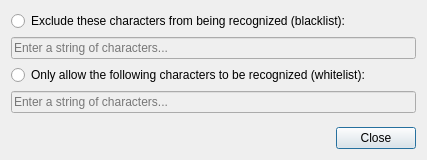
<?xml version="1.0" encoding="UTF-8"?>
<ui version="4.0">
 <class>CharacterListDialog</class>
 <widget class="QDialog" name="CharacterListDialog">
  <property name="geometry">
   <rect>
    <x>0</x>
    <y>0</y>
    <width>427</width>
    <height>160</height>
   </rect>
  </property>
  <property name="windowTitle">
   <string>Character whitelist / blacklist</string>
  </property>
  <layout class="QVBoxLayout" name="verticalLayout">
   <item>
    <widget class="QRadioButton" name="radioButtonBlacklist">
     <property name="text">
      <string>Exclude these characters from being recognized (blacklist):</string>
     </property>
     <attribute name="buttonGroup">
      <string notr="true">buttonGroup</string>
     </attribute>
    </widget>
   </item>
   <item>
    <widget class="QLineEdit" name="lineEditBlacklist">
     <property name="enabled">
      <bool>false</bool>
     </property>
     <property name="placeholderText">
      <string>Enter a string of characters...</string>
     </property>
    </widget>
   </item>
   <item>
    <widget class="QRadioButton" name="radioButtonWhitelist">
     <property name="text">
      <string>Only allow the following characters to be recognized (whitelist):</string>
     </property>
     <attribute name="buttonGroup">
      <string notr="true">buttonGroup</string>
     </attribute>
    </widget>
   </item>
   <item>
    <widget class="QLineEdit" name="lineEditWhitelist">
     <property name="enabled">
      <bool>false</bool>
     </property>
     <property name="placeholderText">
      <string>Enter a string of characters...</string>
     </property>
    </widget>
   </item>
   <item>
    <spacer name="verticalSpacer">
     <property name="orientation">
      <enum>Qt::Vertical</enum>
     </property>
     <property name="sizeHint" stdset="0">
      <size>
       <width>20</width>
       <height>40</height>
      </size>
     </property>
    </spacer>
   </item>
   <item>
    <widget class="QDialogButtonBox" name="buttonBox">
     <property name="orientation">
      <enum>Qt::Horizontal</enum>
     </property>
     <property name="standardButtons">
      <set>QDialogButtonBox::Close</set>
     </property>
    </widget>
   </item>
  </layout>
 </widget>
 <resources/>
 <connections>
  <connection>
   <sender>buttonBox</sender>
   <signal>accepted()</signal>
   <receiver>CharacterListDialog</receiver>
   <slot>accept()</slot>
   <hints>
    <hint type="sourcelabel">
     <x>248</x>
     <y>254</y>
    </hint>
    <hint type="destinationlabel">
     <x>157</x>
     <y>274</y>
    </hint>
   </hints>
  </connection>
  <connection>
   <sender>buttonBox</sender>
   <signal>rejected()</signal>
   <receiver>CharacterListDialog</receiver>
   <slot>reject()</slot>
   <hints>
    <hint type="sourcelabel">
     <x>316</x>
     <y>260</y>
    </hint>
    <hint type="destinationlabel">
     <x>286</x>
     <y>274</y>
    </hint>
   </hints>
  </connection>
 </connections>
 <buttongroups>
  <buttongroup name="buttonGroup">
   <property name="exclusive">
    <bool>true</bool>
   </property>
  </buttongroup>
 </buttongroups>
</ui>
